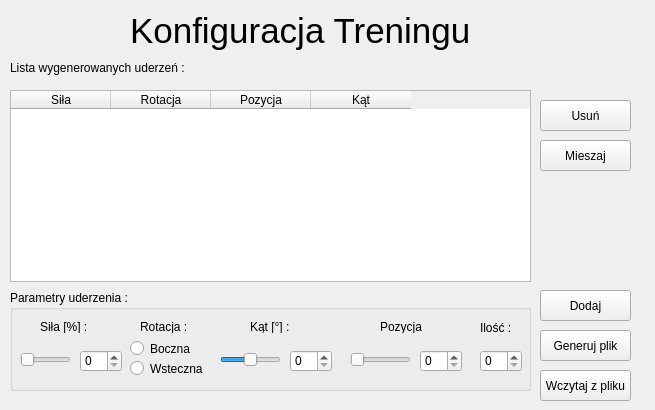
<?xml version="1.0" encoding="UTF-8"?>
<ui version="4.0">
 <class>ConfigureTraining</class>
 <widget class="QWidget" name="ConfigureTraining">
  <property name="geometry">
   <rect>
    <x>0</x>
    <y>0</y>
    <width>655</width>
    <height>410</height>
   </rect>
  </property>
  <property name="windowTitle">
   <string>Form</string>
  </property>
  <widget class="QLabel" name="label">
   <property name="geometry">
    <rect>
     <x>130</x>
     <y>10</y>
     <width>351</width>
     <height>41</height>
    </rect>
   </property>
   <property name="font">
    <font>
     <pointsize>26</pointsize>
     <kerning>true</kerning>
    </font>
   </property>
   <property name="text">
    <string>Konfiguracja Treningu</string>
   </property>
  </widget>
  <widget class="QTableWidget" name="tableWidget">
   <property name="geometry">
    <rect>
     <x>10</x>
     <y>90</y>
     <width>521</width>
     <height>192</height>
    </rect>
   </property>
   <column>
    <property name="text">
     <string>Siła</string>
    </property>
   </column>
   <column>
    <property name="text">
     <string>Rotacja</string>
    </property>
   </column>
   <column>
    <property name="text">
     <string>Pozycja</string>
    </property>
   </column>
   <column>
    <property name="text">
     <string>Kąt</string>
    </property>
   </column>
  </widget>
  <widget class="QGroupBox" name="groupBox">
   <property name="geometry">
    <rect>
     <x>10</x>
     <y>290</y>
     <width>521</width>
     <height>101</height>
    </rect>
   </property>
   <property name="title">
    <string>Parametry uderzenia :</string>
   </property>
   <widget class="QLabel" name="label_3">
    <property name="geometry">
     <rect>
      <x>30</x>
      <y>30</y>
      <width>46</width>
      <height>13</height>
     </rect>
    </property>
    <property name="text">
     <string>Siła [%] :</string>
    </property>
   </widget>
   <widget class="QLabel" name="label_4">
    <property name="geometry">
     <rect>
      <x>130</x>
      <y>30</y>
      <width>46</width>
      <height>13</height>
     </rect>
    </property>
    <property name="text">
     <string>Rotacja :</string>
    </property>
   </widget>
   <widget class="QLabel" name="label_5">
    <property name="geometry">
     <rect>
      <x>240</x>
      <y>30</y>
      <width>46</width>
      <height>13</height>
     </rect>
    </property>
    <property name="text">
     <string>Kąt [°] :</string>
    </property>
   </widget>
   <widget class="QLabel" name="label_6">
    <property name="geometry">
     <rect>
      <x>370</x>
      <y>30</y>
      <width>46</width>
      <height>13</height>
     </rect>
    </property>
    <property name="text">
     <string>Pozycja :</string>
    </property>
   </widget>
   <widget class="QLabel" name="label_7">
    <property name="geometry">
     <rect>
      <x>470</x>
      <y>30</y>
      <width>31</width>
      <height>16</height>
     </rect>
    </property>
    <property name="text">
     <string>Ilość :</string>
    </property>
   </widget>
   <widget class="QSlider" name="positionSlider">
    <property name="geometry">
     <rect>
      <x>340</x>
      <y>60</y>
      <width>61</width>
      <height>20</height>
     </rect>
    </property>
    <property name="orientation">
     <enum>Qt::Horizontal</enum>
    </property>
   </widget>
   <widget class="QSlider" name="angleSlider">
    <property name="geometry">
     <rect>
      <x>210</x>
      <y>60</y>
      <width>61</width>
      <height>20</height>
     </rect>
    </property>
    <property name="minimum">
     <number>-45</number>
    </property>
    <property name="maximum">
     <number>45</number>
    </property>
    <property name="orientation">
     <enum>Qt::Horizontal</enum>
    </property>
   </widget>
   <widget class="QSlider" name="powerSlider">
    <property name="geometry">
     <rect>
      <x>10</x>
      <y>60</y>
      <width>51</width>
      <height>20</height>
     </rect>
    </property>
    <property name="orientation">
     <enum>Qt::Horizontal</enum>
    </property>
   </widget>
   <widget class="QRadioButton" name="radioButton">
    <property name="geometry">
     <rect>
      <x>120</x>
      <y>50</y>
      <width>82</width>
      <height>17</height>
     </rect>
    </property>
    <property name="text">
     <string>Boczna</string>
    </property>
   </widget>
   <widget class="QRadioButton" name="radioButton_2">
    <property name="geometry">
     <rect>
      <x>120</x>
      <y>70</y>
      <width>82</width>
      <height>17</height>
     </rect>
    </property>
    <property name="text">
     <string>Wsteczna</string>
    </property>
   </widget>
   <widget class="QSpinBox" name="powerSpinBox">
    <property name="geometry">
     <rect>
      <x>70</x>
      <y>60</y>
      <width>42</width>
      <height>22</height>
     </rect>
    </property>
   </widget>
   <widget class="QSpinBox" name="angleSpinBox">
    <property name="geometry">
     <rect>
      <x>280</x>
      <y>60</y>
      <width>42</width>
      <height>22</height>
     </rect>
    </property>
   </widget>
   <widget class="QSpinBox" name="positionSpinBox">
    <property name="geometry">
     <rect>
      <x>410</x>
      <y>60</y>
      <width>42</width>
      <height>22</height>
     </rect>
    </property>
   </widget>
   <widget class="QSpinBox" name="amountSpinBox">
    <property name="geometry">
     <rect>
      <x>470</x>
      <y>60</y>
      <width>42</width>
      <height>22</height>
     </rect>
    </property>
   </widget>
  </widget>
  <widget class="QLabel" name="label_2">
   <property name="geometry">
    <rect>
     <x>10</x>
     <y>60</y>
     <width>181</width>
     <height>16</height>
    </rect>
   </property>
   <property name="text">
    <string>Lista wygenerowanych uderzeń :</string>
   </property>
  </widget>
  <widget class="QPushButton" name="addButton">
   <property name="geometry">
    <rect>
     <x>540</x>
     <y>290</y>
     <width>91</width>
     <height>31</height>
    </rect>
   </property>
   <property name="text">
    <string>Dodaj</string>
   </property>
  </widget>
  <widget class="QPushButton" name="generateButton">
   <property name="geometry">
    <rect>
     <x>540</x>
     <y>330</y>
     <width>91</width>
     <height>31</height>
    </rect>
   </property>
   <property name="text">
    <string>Generuj plik</string>
   </property>
  </widget>
  <widget class="QPushButton" name="deleteButton">
   <property name="geometry">
    <rect>
     <x>540</x>
     <y>100</y>
     <width>91</width>
     <height>31</height>
    </rect>
   </property>
   <property name="text">
    <string>Usuń</string>
   </property>
  </widget>
  <widget class="QPushButton" name="mixButton">
   <property name="geometry">
    <rect>
     <x>540</x>
     <y>140</y>
     <width>91</width>
     <height>31</height>
    </rect>
   </property>
   <property name="text">
    <string>Mieszaj</string>
   </property>
  </widget>
  <widget class="QPushButton" name="loadButton">
   <property name="geometry">
    <rect>
     <x>540</x>
     <y>370</y>
     <width>91</width>
     <height>31</height>
    </rect>
   </property>
   <property name="text">
    <string>Wczytaj z pliku</string>
   </property>
  </widget>
 </widget>
 <resources/>
 <connections/>
</ui>
